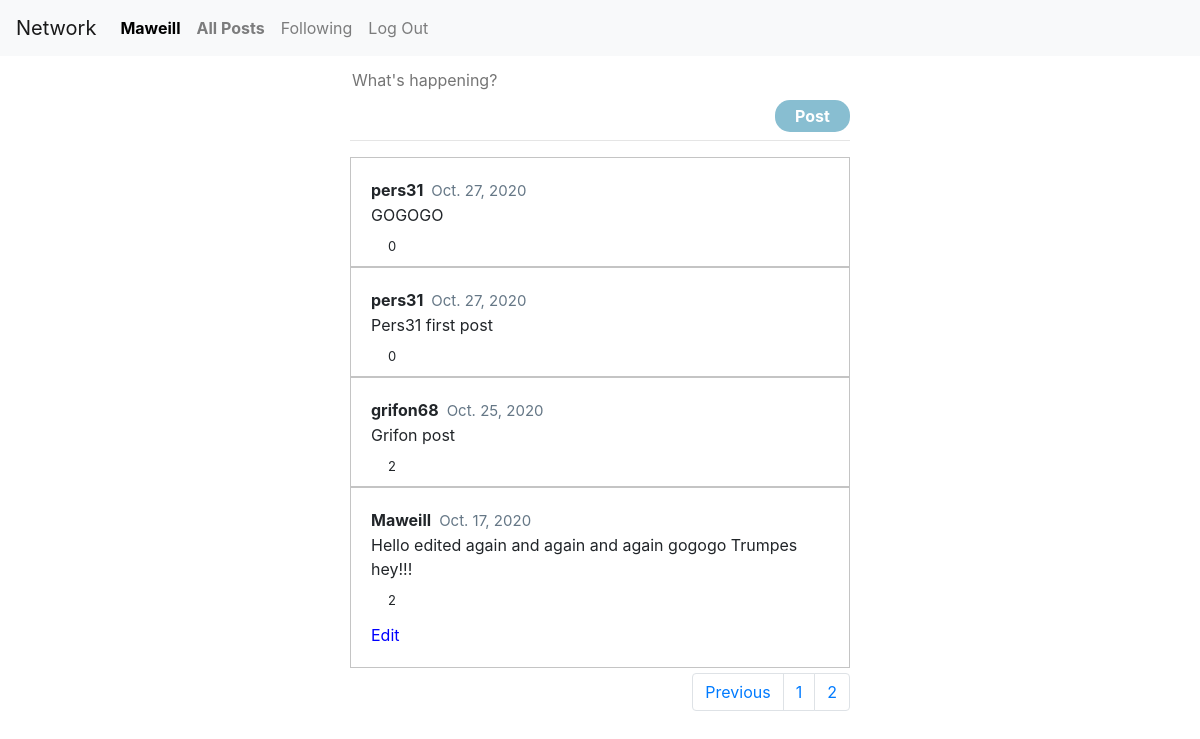
/2 (signed in), run on the app's committed database.
### network/models.py (models this page shows, shortened)
class User(AbstractUser):
    pass

class Post(models.Model):
	user = models.ForeignKey(User, on_delete=models.CASCADE, related_name="posts")
	text = models.TextField(max_length=280)
	liked = models.ManyToManyField(User, blank=True, related_name="post_liked")
	created = models.DateTimeField(auto_now_add=True)

### network/views.py (the view)
# urls.py: path("<int:num>", views.index, name="index"),
def index(request, num):
    posts = Post.objects.all().order_by("-created")
    posts_pages = Paginator(posts, 10)
    current_page = posts_pages.page(num)
    now_date = datetime.now()
    return render(request, "network/index.html", {
        "posts": posts,
        "posts_pages": posts_pages,
        "current_page": current_page,
        "pages_number": range(1, posts_pages.num_pages + 1),
        })

### network/templates/network/index.html (shortened to what this page needs)
{% extends "network/layout.html" %}
{% load static %}
{% block body %}
	{% if user.is_authenticated %}
		<div id="new-post" onload="init();">
			<form id="create-post">
				<textarea id="new-post-content" name="content" placeholder="What's happening?" rows="1" autofocus></textarea><br>
				<button id="new-post-btn" type="submit">Post</button>
			</form>
		</div>
	{% endif %}
	<br><hr>
    {% for post in current_page %}
    	<div class="post">
    		{% if user.is_authenticated %}
	    		<p class="post-info"><a id="post-user" href="{% url 'profile' username=post.user num=1 %}">{{ post.user }}</a>  <span id="post-created">{{ post.created.date }}</span></p>
	    	{% else %}
	    		<p class="post-info"><a id="post-user" href="/login">{{ post.user }}</a>  <span id="post-created">{{ post.created.date }}</span></p>
	    	{% endif %}
    		<p class="post-content">{{ post.text }}</p>
    		{% if user.is_authenticated %}
    			<div class="heart" tabindex="-1"></div>
    		{% else %}
    			<a href="/login"><div class="heart" tabindex="-1"></div></a>
    		{% endif %}
    		<p class="post-liked">{{ post.liked.all.count }}</p>
    		{% if post.user == request.user %}
    			<p class="post-edit" ><span id="post-edit-btn">Edit</span></p>
    		{% endif %}
    	</div>
    {% endfor %}
    <nav aria-label="Page navigation example" style="float: right; margin-top: 5px;">
  		<ul class="pagination">
  			{% if current_page.has_previous %}
	  			<li class="page-item"><a class="page-link" href="{{ current_page.previous_page_number }}">Previous</a></li>
	  		{% endif %}
		    {% for number in pages_number %}
		    	<li class="page-item"><a class="page-link" href="{{number}}">{{number}}</a></li>
		    {% endfor %}
  		</ul>
{% endblock %}

### network/templates/network/layout.html (shortened to what this page needs)
{% load static %}
<!DOCTYPE html>
<html lang="en">
    <head>
        <link rel="stylesheet" href="https://stackpath.bootstrapcdn.com/bootstrap/4.4.1/css/bootstrap.min.css">
        <link href="{% static 'network/styles.css' %}" rel="stylesheet">
    </head>
    <body>
        <nav class="navbar navbar-expand-lg navbar-light bg-light">
            <a class="navbar-brand" href="{% url 'index' num=1 %}">Network</a>
            <div>
              <ul class="navbar-nav mr-auto">
                {% if user.is_authenticated %}
                    <li class="nav-item">
                        <a class="nav-link" href="{% url 'profile' username=user.username num=1 %}" id="profile-btn">{{ user.username }}</a>
                    </li>
                {% endif %}
                <li class="nav-item">
                  <a class="nav-link" id="all_posts-btn" href="{% url 'index' num=1 %}">All Posts</a>
                </li>
                {% if user.is_authenticated %}
                    <li class="nav-item">
                        <a class="nav-link" id="following-btn" href="{% url 'following' num=1 %}">Following</a>
                    </li>
                    <li class="nav-item">
                        <a class="nav-link" href="{% url 'logout' %}">Log Out</a>
                    </li>
                {% endif %}
              </ul>
            </div>
          </nav>
        <div class="body">
            {% block body %}
            {% endblock %}
        </div>
    </body>
</html>

### network/static/network/styles.css (style rules this page uses)
a { color: inherit; }
#profile-btn { font-weight: bold; color: black; }
.body { padding: 10px; position: relative; display: table; margin-left: auto; margin-right: auto; }
.post { padding: 20px; width: 500px; border: 1px solid #c4c4c4; height: auto; }
.post > * { margin: 0px; }
.post-info { font-weight: bold; cursor: pointer; display: table; }
#post-user { margin-right: 8px; }
#post-edit-btn { color: blue; }
.post-edit { margin-top: 23px; }
#post-created { font-weight: normal; font-size: 15px; color: rgb(101, 119, 134); }
#new-post-content { width: 500px; height: auto; }
#new-post-content, #edit-area:focus { outline: none; }
.post-liked { font-size: 13px; margin-left: 17px; position: relative; top: 10px; }
.heart { cursor: pointer; background-image:url( 'https://abs.twimg.com/a/1446542199/img/t1/web_heart_animation.png'); background-position: left; background-repeat: no-repeat; background-size: 2900%; height: 40px; width: 50px; position: absolute; left: 13px; }
#new-post-btn, #edit-btn { border: none; border-radius: 15px; background-color: #ADD8E6; color: white; font-weight: bold; float: right; width: 15%; height: 32px; }
#new-post-btn, #edit-btn:hover:enabled { background-color: #88bed1; }
#new-post-btn, #edit-btn:focus { outline: none; }
#new-post-content { border: 0 none black; outline: none; resize: none; }

### network/templates/network/index.html (style rules this page uses)
#all_posts-btn { font-weight: bold; }

### data on the page
User: username "Maweill"
Post: user "pers31", created "Oct. 27, 2020", text "GOGOGO", liked.all.count "0"
Post: user "pers31", created "Oct. 27, 2020", text "Pers31 first post", liked.all.count "0"
Post: user "grifon68", created "Oct. 25, 2020", text "Grifon post", liked.all.count "2"
Post: user "Maweill", created "Oct. 17, 2020", text "Hello edited again and again and again gogogo Trumpes hey!!!", liked.all.count "2", shows "Edit"

### other printed values
{{ number }} "1" "2"
